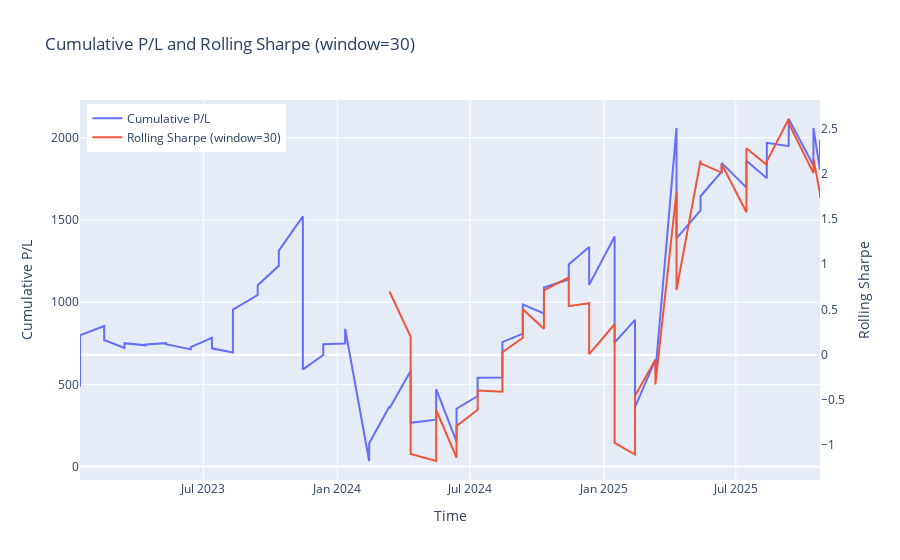
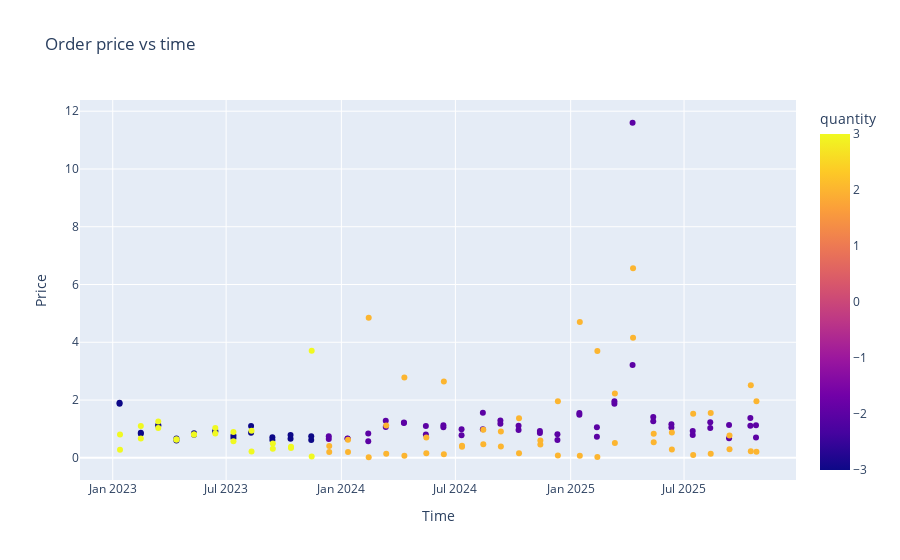

Notebook code cell kept with these figures, in order:
### Code cell
# Interactive Plotly charts: cumulative P/L and rolling Sharpe; order price scatter
# Assumptions:
# - `pl` is a pd.Series of profit/loss amounts (same as loaded earlier)
# - Start equity is taken from data['statistics']['Start Equity'] if present, else 100000
# - Rolling window and annualization are configurable below

window = 30  # rolling window (number of observations)
annualization = 252  # used to annualize Sharpe (sqrt of periods per year)

# Prepare series
start_equity = 100000.0
try:
    se = data.get('statistics', {}).get('Start Equity', start_equity)
    start_equity = float(str(se).replace('$','').replace(',',''))
except Exception:
    start_equity = start_equity

if 'pl' in globals() and pl is not None:
    returns = pl.astype(float) / start_equity
    cum_pl = pl.cumsum()
    rolling_mean = returns.rolling(window).mean()
    rolling_std = returns.rolling(window).std()
    rolling_sharpe = rolling_mean / rolling_std * np.sqrt(annualization)

    # Build DataFrame for plotting
    df_plot = pd.DataFrame({
        'cum_pl': cum_pl,
        'returns': returns,
        'rolling_sharpe': rolling_sharpe
    })

    # Interactive figure with two y-axes
    fig = go.Figure()
    fig.add_trace(go.Scatter(x=df_plot.index, y=df_plot['cum_pl'], mode='lines', name='Cumulative P/L', yaxis='y1'))
    fig.add_trace(go.Scatter(x=df_plot.index, y=df_plot['rolling_sharpe'], mode='lines', name=f'Rolling Sharpe (window={window})', yaxis='y2'))

    # Layout with secondary y-axis
    fig.update_layout(
        title=f'Cumulative P/L and Rolling Sharpe (window={window})',
        xaxis=dict(title='Time'),
        yaxis=dict(title='Cumulative P/L', side='left'),
        yaxis2=dict(title='Rolling Sharpe', overlaying='y', side='right', showgrid=False),
        legend=dict(x=0.01, y=0.99)
    )

    # Show figure
    fig.show()
else:
    display(Markdown('**No profitLoss (pl) series available to compute rolling Sharpe.**'))

# Order price scatter
if 'orders_df' in globals() and orders_df is not None:
    if 'time' in orders_df.columns and 'price' in orders_df.columns:
        try:
            odf = orders_df.copy()
            odf['time_parsed'] = pd.to_datetime(odf['time'], errors='coerce')
            odf['price_numeric'] = pd.to_numeric(odf['price'], errors='coerce')
            odf = odf.dropna(subset=['time_parsed','price_numeric'])
            if not odf.empty:
                fig2 = px.scatter(odf, x='time_parsed', y='price_numeric', color='quantity', title='Order price vs time', labels={'price_numeric':'Price','time_parsed':'Time'})
                fig2.update_traces(marker=dict(size=6))
                fig2.show()
            else:
                display(Markdown('**Orders DataFrame exists but no valid time/price rows found for scatter.**'))
        except Exception as e:
            display(Markdown(f'**Failed plotting orders scatter:** {e}'))
    else:
        display(Markdown('**orders_df is present but lacks `time` or `price` columns.**'))
else:
    display(Markdown('**No orders_df present to plot order prices.**'))

### Figure 1 — Plotly figure (JSON) as saved in the notebook; plotly's stock layout.template omitted (floating-point values rounded to 4 significant figures)
{"data": [{"mode": "lines", "name": "Cumulative P/L", "type": "scatter", "x": ["2023-01-12T14:31:00.001Z", "2023-01-12T14:31:00Z", "2023-02-14T19:41:00.001Z", "2023-02-14T19:41:00Z", "2023-03-14T16:41:00.001Z", "2023-03-14T16:41:00Z", "2023-04-12T16:41:00.001Z", "2023-04-12T16:41:00Z", "2023-05-10T16:41:00.001Z", "2023-05-10T16:41:00Z", "2023-06-13T16:41:00.001Z", "2023-06-13T16:41:00Z", "2023-07-12T16:41:00.001Z", "2023-07-12T16:41:00Z", "2023-08-10T13:31:00.001Z", "2023-08-10T13:31:00Z", "2023-09-13T13:31:00.001Z", "2023-09-13T13:31:00Z", "2023-10-12T13:31:00.001Z", "2023-10-12T13:31:00Z", "2023-11-14T14:31:00.001Z", "2023-11-14T14:31:00Z", "2023-12-12T14:31:00.001Z", "2023-12-12T14:31:00Z", "2024-01-11T14:31:00.001Z", "2024-01-11T14:31:00Z", "2024-02-13T14:31:00.001Z", "2024-02-13T14:31:00Z", "2024-03-12T13:31:00.001Z", "2024-03-12T13:31:00Z", "2024-04-10T13:31:00.001Z", "2024-04-10T13:31:00Z", "2024-05-15T13:31:00.001Z", "2024-05-15T13:31:00Z", "2024-06-12T13:31:00.001Z", "2024-06-12T13:31:00Z", "2024-07-11T13:31:00.001Z", "2024-07-11T13:31:00Z", "2024-08-14T13:31:00.001Z", "2024-08-14T13:31:00Z", "2024-09-11T13:31:00.001Z", "2024-09-11T13:31:00Z", "2024-10-10T13:31:00.001Z", "2024-10-10T13:31:00Z", "2024-11-13T14:31:00.001Z", "2024-11-13T14:31:00Z", "2024-12-11T14:31:00.001Z", "2024-12-11T14:31:00Z", "2025-01-15T14:31:00.001Z", "2025-01-15T14:31:00Z", "2025-02-12T14:31:00.001Z", "2025-02-12T14:31:00Z", "2025-03-12T13:31:00.001Z", "2025-03-12T13:31:00Z", "2025-04-10T13:31:00.001Z", "2025-04-10T13:31:00Z", "2025-05-13T13:31:00.001Z", "2025-05-13T13:31:00Z", "2025-06-11T13:31:00.001Z", "2025-06-11T13:31:00Z", "2025-07-15T13:31:00.001Z", "2025-07-15T13:31:00Z", "2025-08-12T13:31:00.001Z", "2025-08-12T13:31:00Z", "2025-09-11T13:31:00.001Z", "2025-09-11T13:31:00Z", "2025-10-15T13:31:00.001Z", "2025-10-15T13:31:00Z", "2025-10-24T13:31:00.001Z", "2025-10-24T13:31:00Z"], "y": [485.1, 799.2, 855.3, 770.4, 721.5, 750.6, 737.7, 742.8, 750.9, 744.0, 713.1, 727.2, 783.3, 719.4, 694.5, 954.6, 1044.0, 1103.0, 1222.0, 1314, 1522, 591.1, 678.5, 743.9, 749.3, 838.7, 34.1, 142.1, 367.5, 354.9, 580.9, 266.3, 285.7, 471.1, 152.5, 351.9, 429.3, 540.7, 542.1, 757.5, 808.9, 986.3, 931.7, 1089.0, 1138.0, 1230.0, 1336.0, 1105.0, 1399.0, 754.7, 892.7, 362.1, 649.5, 574.9, 2060.0, 1388.0, 1559.0, 1645.0, 1794.0, 1847.0, 1697.0, 1861.0, 1754.0, 1970.0, 1949.0, 2114.0, 1832.0, 2059.0, 1805.0, 1986.0], "yaxis": "y"}, {"mode": "lines", "name": "Rolling Sharpe (window=30)", "type": "scatter", "x": ["2023-01-12T14:31:00.001Z", "2023-01-12T14:31:00Z", "2023-02-14T19:41:00.001Z", "2023-02-14T19:41:00Z", "2023-03-14T16:41:00.001Z", "2023-03-14T16:41:00Z", "2023-04-12T16:41:00.001Z", "2023-04-12T16:41:00Z", "2023-05-10T16:41:00.001Z", "2023-05-10T16:41:00Z", "2023-06-13T16:41:00.001Z", "2023-06-13T16:41:00Z", "2023-07-12T16:41:00.001Z", "2023-07-12T16:41:00Z", "2023-08-10T13:31:00.001Z", "2023-08-10T13:31:00Z", "2023-09-13T13:31:00.001Z", "2023-09-13T13:31:00Z", "2023-10-12T13:31:00.001Z", "2023-10-12T13:31:00Z", "2023-11-14T14:31:00.001Z", "2023-11-14T14:31:00Z", "2023-12-12T14:31:00.001Z", "2023-12-12T14:31:00Z", "2024-01-11T14:31:00.001Z", "2024-01-11T14:31:00Z", "2024-02-13T14:31:00.001Z", "2024-02-13T14:31:00Z", "2024-03-12T13:31:00.001Z", "2024-03-12T13:31:00Z", "2024-04-10T13:31:00.001Z", "2024-04-10T13:31:00Z", "2024-05-15T13:31:00.001Z", "2024-05-15T13:31:00Z", "2024-06-12T13:31:00.001Z", "2024-06-12T13:31:00Z", "2024-07-11T13:31:00.001Z", "2024-07-11T13:31:00Z", "2024-08-14T13:31:00.001Z", "2024-08-14T13:31:00Z", "2024-09-11T13:31:00.001Z", "2024-09-11T13:31:00Z", "2024-10-10T13:31:00.001Z", "2024-10-10T13:31:00Z", "2024-11-13T14:31:00.001Z", "2024-11-13T14:31:00Z", "2024-12-11T14:31:00.001Z", "2024-12-11T14:31:00Z", "2025-01-15T14:31:00.001Z", "2025-01-15T14:31:00Z", "2025-02-12T14:31:00.001Z", "2025-02-12T14:31:00Z", "2025-03-12T13:31:00.001Z", "2025-03-12T13:31:00Z", "2025-04-10T13:31:00.001Z", "2025-04-10T13:31:00Z", "2025-05-13T13:31:00.001Z", "2025-05-13T13:31:00Z", "2025-06-11T13:31:00.001Z", "2025-06-11T13:31:00Z", "2025-07-15T13:31:00.001Z", "2025-07-15T13:31:00Z", "2025-08-12T13:31:00.001Z", "2025-08-12T13:31:00Z", "2025-09-11T13:31:00.001Z", "2025-09-11T13:31:00Z", "2025-10-15T13:31:00.001Z", "2025-10-15T13:31:00Z", "2025-10-24T13:31:00.001Z", "2025-10-24T13:31:00Z"], "y": [null, null, null, null, null, null, null, null, null, null, null, null, null, null, null, null, null, null, null, null, null, null, null, null, null, null, null, null, null, 0.6988, 0.1973, -1.1, -1.177, -0.613, -1.139, -0.7894, -0.6094, -0.398, -0.4112, 0.02629, 0.1865, 0.501, 0.2868, 0.7118, 0.8549, 0.5369, 0.5695, 0.004813, 0.3361, -0.9773, -1.105, -0.4548, -0.05655, -0.3295, 1.805, 0.7157, 2.148, 2.117, 2.015, 2.109, 1.576, 2.285, 2.098, 2.138, 2.608, 2.561, 2.009, 2.168, 1.782, 1.737], "yaxis": "y2"}], "layout": {"legend": {"x": 0.01, "y": 0.99}, "title": {"text": "Cumulative P/L and Rolling Sharpe (window=30)"}, "xaxis": {"title": {"text": "Time"}}, "yaxis": {"side": "left", "title": {"text": "Cumulative P/L"}}, "yaxis2": {"overlaying": "y", "showgrid": false, "side": "right", "title": {"text": "Rolling Sharpe"}}}}

### Figure 2 — Plotly figure (JSON) as saved in the notebook; plotly's stock layout.template omitted (floating-point values rounded to 4 significant figures; data arrays with more than 128 entries replaced by an {"elided": "..."} marker saying what was removed)
{"data": [{"hovertemplate": "Time=%{x}<br>Price=%{y}<br>quantity=%{marker.color}<extra></extra>", "legendgroup": "", "marker": {"color": {"elided": "140 int values"}, "coloraxis": "coloraxis", "size": 6, "symbol": "circle"}, "mode": "markers", "name": "", "orientation": "v", "showlegend": false, "type": "scatter", "x": {"elided": "140 str values"}, "xaxis": "x", "y": {"elided": "140 float values"}, "yaxis": "y"}], "layout": {"coloraxis": {"colorbar": {"title": {"text": "quantity"}}, "colorscale": [[0, "#0d0887"], [0.1111, "#46039f"], [0.2222, "#7201a8"], [0.3333, "#9c179e"], [0.4444, "#bd3786"], [0.5556, "#d8576b"], [0.6667, "#ed7953"], [0.7778, "#fb9f3a"], [0.8889, "#fdca26"], [1, "#f0f921"]]}, "legend": {"tracegroupgap": 0}, "title": {"text": "Order price vs time"}, "xaxis": {"anchor": "y", "domain": [0, 1], "title": {"text": "Time"}}, "yaxis": {"anchor": "x", "domain": [0, 1], "title": {"text": "Price"}}}}
